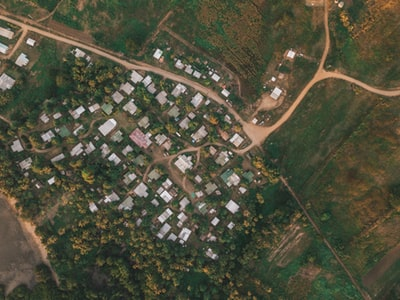
#> input picture tst/photo-1543716349-b0a92b770dad.jpg, 400 x 300 px, given as the content of the folder /data1/liumengmeng/_data_CG/_bg_all/, which was not available
$ python -i contrast.py   (imports and definitions only)
#> lines starting #> are read from the running program, lines starting #| are printed output that depends on the picture; pictures that were not available may be replaced by others from this repository, and a replacement may not be noted
### utils/func.py
import os
import cv2
import numpy as np
from PIL import Image
import random
import json
from random import randint
import shutil


# [11 lines left out: functions getid, list2txt, not called in this run]

def txt2list(txt_path):
    with open(txt_path) as f:
        a = [line.rstrip() for line in f]
    return a

# [4 lines left out: function txt2dic, not called in this run]

def dic2txt(adic,txt_path):
    with open(txt_path,"w",encoding="utf-8") as f:
        f.write(json.dumps(adic))

# [22 lines left out: functions dic2doublelists, copy_by_idlist, copy_by_idtxt, not called in this run]


def get_obj_sample_list(obj_list,num):
    samplelist = random.sample(obj_list, num)
    return samplelist

#-----------------------------------------------------------------------------
# [25 lines left out: functions makefolder, makepath, makepath_final, not called in this run]

### contrast.py
import os
import math
import cv2
import numpy as np
from PIL import Image
import random
import json
from random import randint
import shutil
from utils.func import *
from tqdm import tqdm
# import torch
data_root = '/data1/liumengmeng/_data_CG/'

# [20 lines left out: function get_newobj, not called in this run]
#------------------------------------------------------
# 直方图计算图片相似度
def resize_img(img, size=(256, 256)):
    """所有的图片都统一到256x256"""
#> called with size = (256, 256)
    return img.resize(size).convert('RGB')
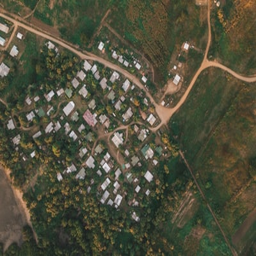
#> returned value: PIL image 256x256 RGB; mean R, G, B 81, 79.7, 60.6

# [11 lines left out: function hist_similar, not called in this run]

def split_image(img, part_size = (64, 64)):
#> called with part_size = (64, 64)
    w, h = img.size
#> w = 256; h = 256
    pw, ph = part_size
    assert w % pw == h % ph == 0
    return [img.crop((i, j, i+pw, j+ph)).copy() for i in range(0, w, pw) \
            for j in range(0, h, ph)]

# [6 lines of commented-out code are left out]


# [7 lines left out: function calc, not called in this run]

#---------------------------------------------------------------------------------------
def get_bg_his(bg_path):
    bgid = [] #记录背景图的id
    bghis = [] #记录背景图的切片的直方图lists
    dic = {}
    for item in os.listdir(bg_path):
        # bgid.append(item[:-4])
        img = resize_img(Image.open(os.path.join(bg_path, item)))
        img_split = split_image(img)# split the img into several pieces
#> img_split = 16 items
        for i in img_split:
            bghis.append(i.histogram())
#> this loop made 16 passes
#> after the loop, bghis = 16 items
        dic.update({item[:-4] : bghis})
    print('get background his!')
    return dic


# # 融合函数计算图片相似度
# def calc_image_similarity(img1_path,img2_path):
#     result=float(calc_similar_by_path(img1_path, img2_path))
#     return round(result,3)

# [16 lines left out: function get_lowcontrast_list, not called in this run]

# #object变形的中间图保存路径
inter_path = data_root + 'test_inter/'
src_path = data_root + '_a_obj_all/'
dst_path = data_root + '_bg_all/'
# getid(src_path, '/data1/liumengmeng/_data_CG/id/obj_all.txt')
# [1 line that did not run here, left out]
txtname = 'obj_all'
# [2 lines not run here, left out]

dic = get_bg_his(dst_path)
#> dic = 1 item

# [1 line not run here, left out]


# [36 lines of commented-out code are left out]

>>> result = get_bg_his('tst/photo-1543716349-b0a92b770dad.jpg')
#> the loop in get_bg_his (call 2), `for i in img_split:` made 16 passes
#> result = 1 item

$ run again, on tst/photo-1567525078525-cdae8c7f25c5.jpg
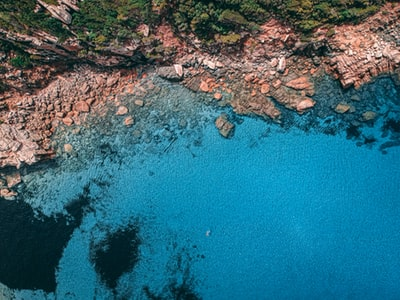
#> input picture tst/photo-1567525078525-cdae8c7f25c5.jpg, 400 x 300 px, given as the content of the folder /data1/liumengmeng/_data_CG/_bg_all/, which was not available
#> in resize_img, `return img.resize(size).convert('RGB')`:
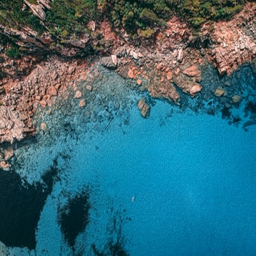
#> returned value: PIL image 256x256 RGB; mean R, G, B 54.7, 106.9, 121
#> img_split = 16 items
#> the loop in get_bg_his, `for i in img_split:` made 16 passes
#> dic = 1 item
#> the loop in get_bg_his (call 2), `for i in img_split:` made 16 passes

$ run again, on tst/photo-1570806068134-56c7bd5be487.jpg
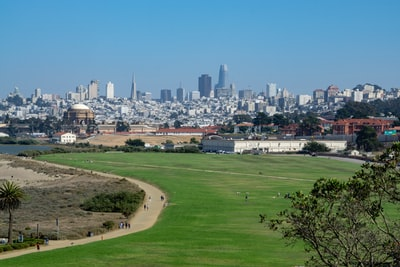
#> input picture tst/photo-1570806068134-56c7bd5be487.jpg, 400 x 267 px, given as the content of the folder /data1/liumengmeng/_data_CG/_bg_all/, which was not available
#> in resize_img, `return img.resize(size).convert('RGB')`:
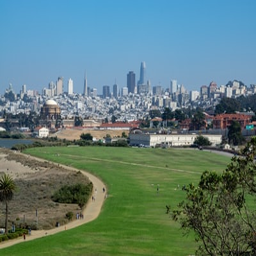
#> returned value: PIL image 256x256 RGB; mean R, G, B 96.2, 125, 121.3
#> img_split = 16 items
#> the loop in get_bg_his, `for i in img_split:` made 16 passes
#> dic = 1 item
#> the loop in get_bg_his (call 2), `for i in img_split:` made 16 passes
